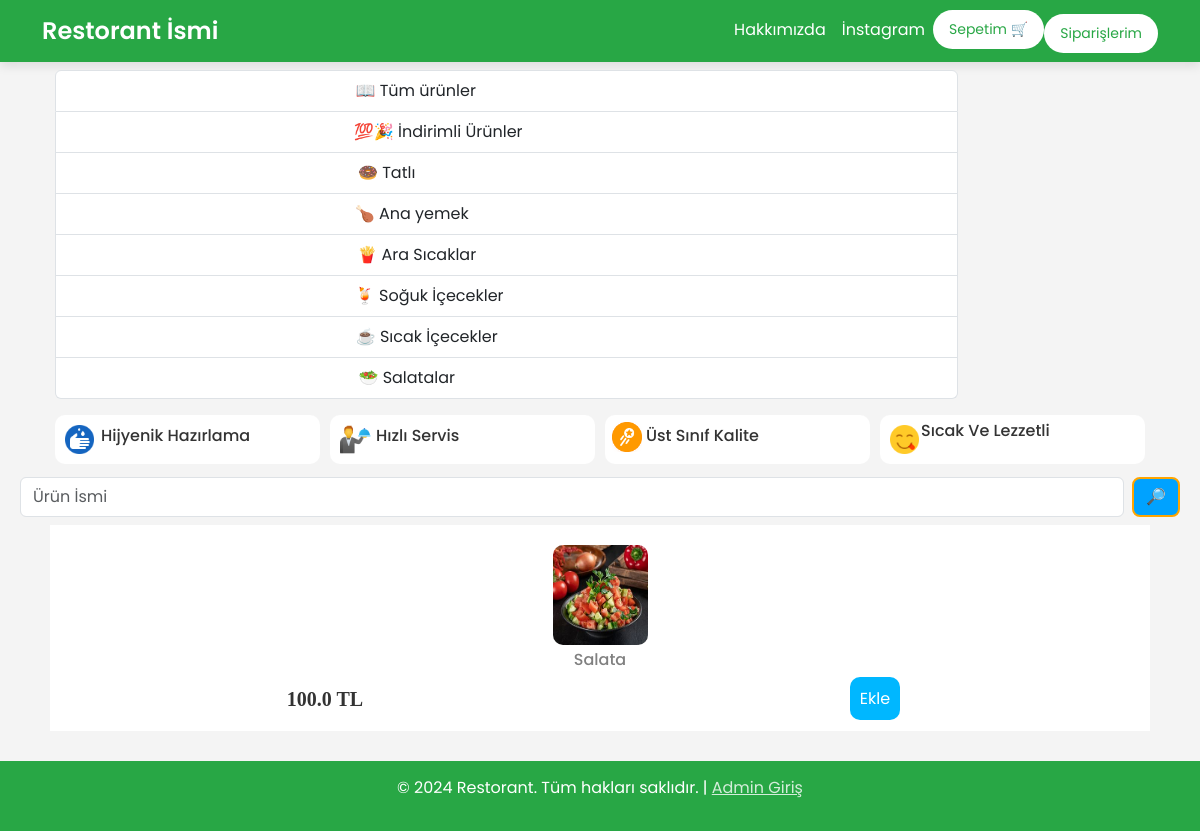
The page /salad on the database its author committed.
### website/models.py (models this page shows, shortened)
class Product(db.Model):
    id = db.Column(db.Integer, primary_key=True)
    product_name = db.Column(db.String(100), nullable=False)
    current_price = db.Column(db.Float, nullable=False)
    previous_price = db.Column(db.Float, nullable=False)
    in_stock = db.Column(db.Integer, nullable=False)
    product_picture = db.Column(db.String(1000), nullable=False)
    flash_sale = db.Column(db.Boolean, default=False)
    date_added = db.Column(db.DateTime, default=datetime.utcnow)
    salad = db.Column(db.Boolean, default=False)
    main = db.Column(db.Boolean, default=False)
    colddrink = db.Column(db.Boolean, default=False)
    hotdrink = db.Column(db.Boolean, default=False)
    desert = db.Column(db.Boolean, default=False)
    sneak = db.Column(db.Boolean, default=False)
    Solded = db.Column(db.Integer, default=0)
    carts = db.relationship('Cart', backref=db.backref('product', lazy=True))
    orders = db.relationship('Order', backref=db.backref('product', lazy=True))

### website/views.py (the view)
@views.route("/salad")
def salads():
    items = Product.query.filter_by(salad=True)
    return render_template('salads.html', items=items, cart=Cart.query.filter_by(customer_link=current_user.id).all()
                           if current_user.is_authenticated else [])

### website/templates/salads.html (shortened to what this page needs)
{% extends 'base.html' %}
{% block body %}
<div class="container text-center">
    <div class="row" style="margin: 5px; margin-left:-2px; margin-right:-2px;">
      <div class="col " style="margin: 3px;">
        <div class="list-group" id="right1">
            <a href="/" class="list-group-item list-group-item-action">
                <span class="link-name" >📖 Tüm ürünler</span>
            </a>
            <a href="/discount" class="list-group-item list-group-item-action">
                <span class="link-name" >💯🎉  İndirimli Ürünler</span>
            </a>
            <a href="/desert" class="list-group-item list-group-item-action">
                <span class="link-name" >🍩  Tatlı</span>
            </a>
            <a href="/main" class="list-group-item list-group-item-action">
                <span class="link-name">🍗 Ana yemek</span>
            </a>
            <a href="/sneak" class="list-group-item list-group-item-action">
                <span class="button">🍟 Ara Sıcaklar</span>
            </a>
            <a href="/colddrink" class="list-group-item list-group-item-action">
                <span class="button">🍹 Soğuk İçecekler</span>
            </a>
            <a href="/hotdrink" class="list-group-item list-group-item-action">
                <span class="button">☕ Sıcak İçecekler</span>
            </a>
            <a href="/salad" class="list-group-item list-group-item-action">
                <span class="button">🥗  Salatalar</span>
            </a>
        </div>
      </div>
      <div class="col-md-2">
        </div>
      </div>
    </div>
<div class="container text-center">
    <div class="row" style="margin: 8px;">
        <div class="col" style="display: flex; background-color: white; border-radius: 10px; padding: 7px; margin: 5px;">
            <img src="../static/images/techweek.png" alt="" style="width: 35px; height: 35px;">
            <h6 style="margin: 4px">Hijyenik Hazırlama </h6>
        </div>
        <div class="col" style="display: flex; background-color: white; border-radius: 10px; padding: 7px; margin: 5px;">
            <img src="../static/images/FreeDelivery.png" alt="" style="width: 35px; height: 35px;">
            <h6 style="margin: 4px">Hızlı Servis</h6>
        </div>
        <div class="col" style="display: flex; background-color: white; border-radius: 10px; padding: 7px; margin: 5px;">
            <img src="../static/images/food.png" alt="" style="width: 30px; height: 30px;">
            <h6 style="margin: 4px">Üst Sınıf Kalite</h6>
        </div>
        <div class="col" style="display: flex; background-color: white; border-radius: 10px; padding: 7px; margin: 5px;">
            <img src="../static/images/airtime.png" alt="" style="width: 35px; height: 35px;">
            <h6 style="margin: -1px">Sıcak Ve Lezzetli</h6>
        </div>
    </div>
</div>
<form class="d-flex position-relative" role="search" action="/search" style="margin-left:20px; margin-right:20px;" method="POST">
  <input
    class="form-control me-2"
    name="search"
    id="search-input"
    type="search"
    placeholder="Ürün İsmi"
    aria-label="Search"
    autocomplete="off"
  >
  <button class="btn" type="submit">🔎</button>
</form>
<div class="container text-center">
    <div class="row" style="margin: 8px; border-radius: 10px; background-color: rgb(219, 219, 218);" id="column">
        {% for item in items %}
        <div class="col" style=" background-color: rgb(255, 255, 255);">
            <img src="{{ item.product_picture }}" alt="" style="height: 100px; width: 95px; border-radius: 10px; margin-top:20px;">
            <div class="row" style="margin-top: 5px;">
                <h6 style="color: gray;">{{ item.product_name }}</h6>
            </div>
            <div class="row" style="margin-top: 10px;">
                <div class="col">
                    <h5 style="font-weight: 600; font-family: 'Times New Roman', Times, serif; margin-bottom: 20px;">{{ item.current_price }} TL</h5>
                </div>
                <div class="col">
                    <a href="/add-to-cart/{{ item.id }}">Ekle</a>
                </div>
            </div>
        </div>
        {% endfor %}
    </div>
</div>
{% endblock %}

### website/static/css/style.css (style rules this page uses)
.d-flex .btn { background: rgb(0, 162, 255); border: 2px solid orange; border-radius: 8px; color: #fff; }
.container .row .col .row .col a { background-color: rgb(0, 183, 255); padding: 10px; border-radius: 10px; text-decoration: none; color: white; }

### website/templates/base.html (style rules this page uses)
body { font-family: 'Poppins', sans-serif; background-color: #f4f4f4; color: #333; margin: 0; padding: 0; }

### rows shown on the page
Product: product_picture (picture), product_name "Salata", current_price "100.0"
